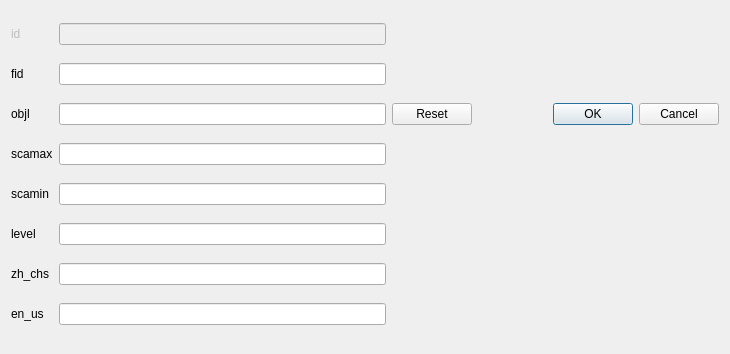
<?xml version="1.0" encoding="UTF-8"?>
<ui version="4.0">
 <class>Dialog</class>
 <widget class="QDialog" name="Dialog">
  <property name="geometry">
   <rect>
    <x>0</x>
    <y>0</y>
    <width>730</width>
    <height>354</height>
   </rect>
  </property>
  <property name="windowTitle">
   <string>Dialog</string>
  </property>
  <layout class="QGridLayout" name="gridLayout">
   <item row="9" column="2">
    <widget class="QLineEdit" name="zh_chs"/>
   </item>
   <item row="9" column="0">
    <widget class="QLabel" name="zh_chs_2">
     <property name="text">
      <string>zh_chs</string>
     </property>
    </widget>
   </item>
   <item row="7" column="0">
    <widget class="QLabel" name="scamin_2">
     <property name="text">
      <string>scamin</string>
     </property>
    </widget>
   </item>
   <item row="6" column="2">
    <widget class="QLineEdit" name="scamax"/>
   </item>
   <item row="1" column="2">
    <widget class="QLineEdit" name="fid"/>
   </item>
   <item row="5" column="10">
    <widget class="QDialogButtonBox" name="buttonBox">
     <property name="orientation">
      <enum>Qt::Horizontal</enum>
     </property>
     <property name="standardButtons">
      <set>QDialogButtonBox::Cancel|QDialogButtonBox::Ok|QDialogButtonBox::Reset</set>
     </property>
    </widget>
   </item>
   <item row="0" column="0">
    <widget class="QLabel" name="id_2">
     <property name="enabled">
      <bool>false</bool>
     </property>
     <property name="text">
      <string>id</string>
     </property>
    </widget>
   </item>
   <item row="8" column="2">
    <widget class="QLineEdit" name="level"/>
   </item>
   <item row="6" column="0">
    <widget class="QLabel" name="scamax_2">
     <property name="text">
      <string>scamax</string>
     </property>
    </widget>
   </item>
   <item row="7" column="2">
    <widget class="QLineEdit" name="scamin"/>
   </item>
   <item row="1" column="0">
    <widget class="QLabel" name="fid_2">
     <property name="text">
      <string>fid</string>
     </property>
    </widget>
   </item>
   <item row="5" column="0">
    <widget class="QLabel" name="objl_2">
     <property name="text">
      <string>objl</string>
     </property>
    </widget>
   </item>
   <item row="0" column="2">
    <widget class="QLineEdit" name="id">
     <property name="enabled">
      <bool>false</bool>
     </property>
     <property name="dragEnabled">
      <bool>false</bool>
     </property>
    </widget>
   </item>
   <item row="5" column="2">
    <widget class="QLineEdit" name="objl"/>
   </item>
   <item row="8" column="0">
    <widget class="QLabel" name="level_2">
     <property name="text">
      <string>level</string>
     </property>
    </widget>
   </item>
   <item row="10" column="0">
    <widget class="QLabel" name="en_us_2">
     <property name="text">
      <string>en_us</string>
     </property>
    </widget>
   </item>
   <item row="10" column="2">
    <widget class="QLineEdit" name="en_us"/>
   </item>
  </layout>
 </widget>
 <resources/>
 <connections>
  <connection>
   <sender>buttonBox</sender>
   <signal>accepted()</signal>
   <receiver>Dialog</receiver>
   <slot>accept()</slot>
   <hints>
    <hint type="sourcelabel">
     <x>248</x>
     <y>254</y>
    </hint>
    <hint type="destinationlabel">
     <x>157</x>
     <y>274</y>
    </hint>
   </hints>
  </connection>
  <connection>
   <sender>buttonBox</sender>
   <signal>rejected()</signal>
   <receiver>Dialog</receiver>
   <slot>reject()</slot>
   <hints>
    <hint type="sourcelabel">
     <x>316</x>
     <y>260</y>
    </hint>
    <hint type="destinationlabel">
     <x>286</x>
     <y>274</y>
    </hint>
   </hints>
  </connection>
 </connections>
</ui>
